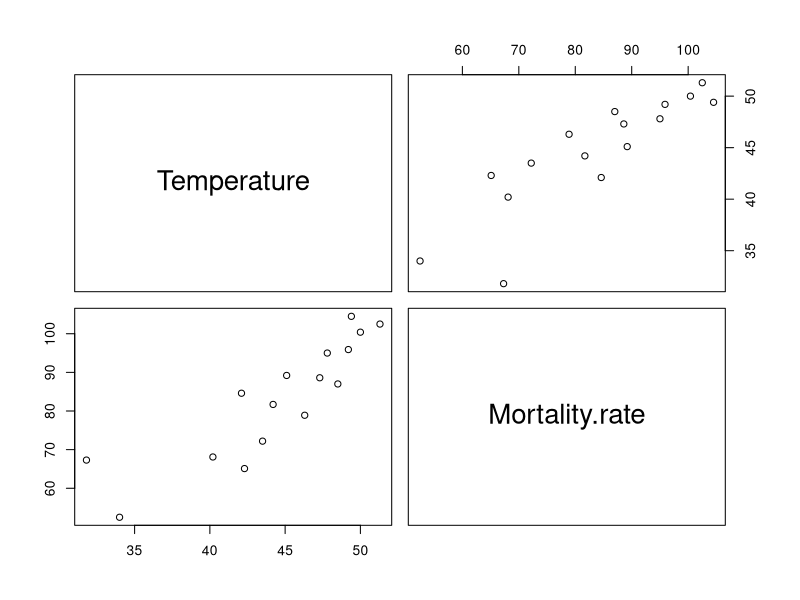
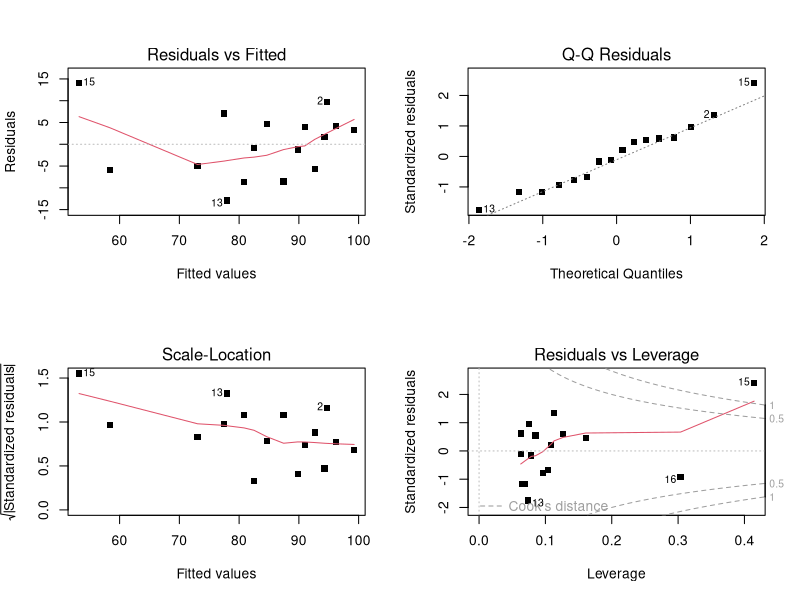

These charts were generated, in order, by the following R code:
#INTD 8065 Data Analysis for Cancer Research
##Homework #6

#1. Plot the data

Mortality.rate <- c(102.5,104.5,100.4,95.9,87.0,95.0,88.6,89.2,78.9,84.6,81.7,
                    72.2,65.1,68.1,67.3,52.5)
Temperature <- c(51.3,49.4,50.0,49.2,48.5,47.8,47.3,45.1,46.3,42.1,44.2,43.5,
                 42.3,40.2,31.8,34.0)
tempMortality <- data.frame(Temperature,Mortality.rate)
pairs(tempMortality)
cor(tempMortality)

#2. Fit the regression

morT.lmod1 <- lm(Mortality.rate~Temperature, data = tempMortality)
names(morT.lmod1)
coef(morT.lmod1)

#3. Which parameter estimates are significant?

summary(morT.lmod1)

#4. How much of the variance is explained by the regression?

morT.lmod0 = lm(Mortality.rate ~ 1, data=tempMortality)
summary(morT.lmod0)
anova(morT.lmod0,morT.lmod1)

#5. Plot the residuals. What is your diagnostics? 

par(mfrow=c(2,2))
plot(morT.lmod1,pch=15)

#6. Find the confidence intervals of the regression line for the following 
#   values of T:  35,40,45,50

temp <- c(35,40,45,50)
names(temp)<- c(35,40,45,50) 

#We will work with a "mean" of tempMortality
with(tempMortality,c(mean(Temperature),mean(Mortality.rate)))

# Confidence interval for mean of tempMortality

predict(morT.lmod1,data.frame(Temperature = temp,
                 Mortality.rate = 83.34375),interval="confidence")

#7. Find the prediction interval of the regression line for the same values of 
#   previous question.

predict(morT.lmod1,data.frame(Temperature = temp,
                 Mortality.rate = 83.34375),interval="prediction")

#8. What is your overall conclusion? 

